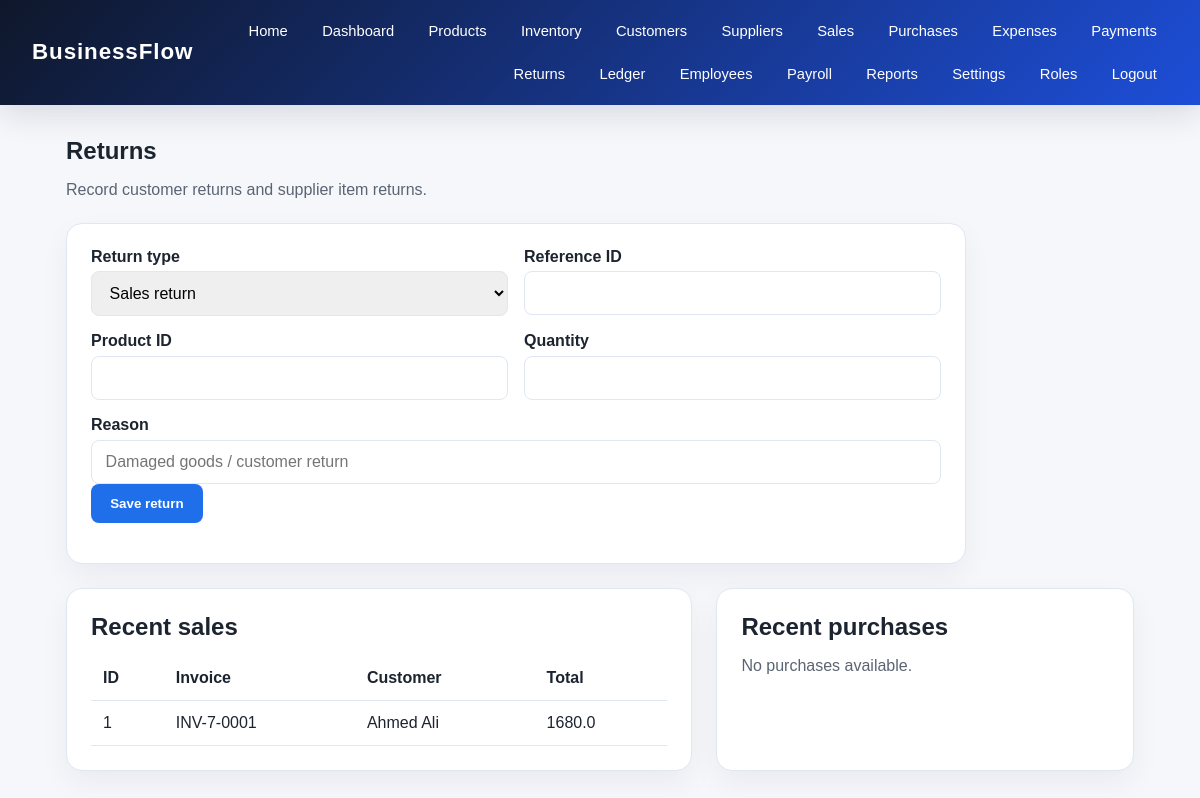
The page /returns (signed in) on the database its author committed.
### app/models/entities.py (models this page shows)
class Sale(db.Model):
    __tablename__ = "sales"
    id = db.Column(db.Integer, primary_key=True)
    business_id = db.Column(db.Integer, db.ForeignKey("businesses.id"), nullable=False)
    customer_id = db.Column(db.Integer, db.ForeignKey("customers.id"), nullable=False)
    invoice_no = db.Column(db.String(50), nullable=False)
    subtotal = db.Column(db.Float, default=0.0)
    discount = db.Column(db.Float, default=0.0)
    tax = db.Column(db.Float, default=0.0)
    total = db.Column(db.Float, default=0.0)
    paid = db.Column(db.Float, default=0.0)
    due = db.Column(db.Float, default=0.0)
    status = db.Column(db.String(30), default="draft")
    sold_at = db.Column(db.DateTime, default=datetime.utcnow)
    created_by = db.Column(db.Integer, db.ForeignKey("users.id"), nullable=True)
    business = db.relationship("Business", back_populates="sales")
    customer = db.relationship("Customer", back_populates="sales")
    items = db.relationship("SaleItem", back_populates="sale", cascade="all, delete-orphan")

class Customer(db.Model):
    __tablename__ = "customers"
    id = db.Column(db.Integer, primary_key=True)
    business_id = db.Column(db.Integer, db.ForeignKey("businesses.id"), nullable=False)
    name = db.Column(db.String(150), nullable=False)
    phone = db.Column(db.String(50))
    email = db.Column(db.String(120))
    address = db.Column(db.String(255))
    opening_balance = db.Column(db.Float, default=0.0)
    status = db.Column(db.String(20), default="active")
    business = db.relationship("Business", back_populates="customers")
    sales = db.relationship("Sale", back_populates="customer")

### app/routes/main.py (the view, shortened to what this page needs)
@main_bp.route("/returns", methods=["GET", "POST"])
@login_required
def returns():
    if not can_manage_finance():
        flash("You do not have access to returns.", "danger")
        return redirect(url_for("main.dashboard"))
    business = current_user.business
    sales = Sale.query.filter_by(business_id=business.id).all()
    purchases = Purchase.query.filter_by(business_id=business.id).all()
    return render_template("returns.html", sales=sales, purchases=purchases)

### app/__init__.py (called while the page is built)
@login_manager.user_loader
def load_user(user_id):
    from app.models import User
    return User.query.get(int(user_id))

### app/routes/main.py (called while the page is built)
def user_has_permission(permission_code):
    if not current_user.is_authenticated:
        return False
    if current_user.role is None:
        return False
    return any(
        role_permission.permission.code == permission_code
        for role_permission in current_user.role.role_permissions
    )

def can_manage_finance():
    return user_has_permission("manage_sales") or user_has_permission("manage_purchases")

### app/templates/returns.html (shortened to what this page needs)
{% extends 'base.html' %}
{% block content %}
<section class="page-shell">
  <div class="page-header">
    <h1>Returns</h1>
    <p>Record customer returns and supplier item returns.</p>
  </div>
  <div class="card wide-form">
    <form method="post">
      <div class="form-grid">
        <div>
          <label for="return_type">Return type</label>
          <select id="return_type" name="return_type" required>
            <option value="sale">Sales return</option>
          </select>
        </div>
        <div>
          <label for="reference_id">Reference ID</label>
          <input type="number" id="reference_id" name="reference_id" min="1" required>
        </div>
        <div>
          <label for="product_id">Product ID</label>
          <input type="number" id="product_id" name="product_id" min="1" required>
        </div>
        <div>
          <label for="quantity">Quantity</label>
          <input type="number" id="quantity" name="quantity" min="0.01" step="0.01" required>
        </div>
        <div class="full-width">
          <label for="reason">Reason</label>
          <input type="text" id="reason" name="reason" placeholder="Damaged goods / customer return">
        </div>
      </div>
      <div class="action-row">
        <button class="button primary" type="submit">Save return</button>
      </div>
    </form>
  </div>
  <div class="roles-layout" style="margin-top:1.5rem;">
    <div class="card">
      <h2>Recent sales</h2>
      {% if sales %}
        <table class="data-table">
          <thead><tr><th>ID</th><th>Invoice</th><th>Customer</th><th>Total</th></tr></thead>
          <tbody>
            {% for sale in sales %}
              <tr><td>{{ sale.id }}</td><td>{{ sale.invoice_no }}</td><td>{{ sale.customer.name }}</td><td>{{ sale.total }}</td></tr>
            {% endfor %}
          </tbody>
        </table>
      {% else %}
        <p class="muted">No sales available.</p>
      {% endif %}
    </div>
    <div class="card">
      <h2>Recent purchases</h2>
      {% if purchases %}
        <table class="data-table">
          <thead><tr><th>ID</th><th>PO</th><th>Supplier</th><th>Total</th></tr></thead>
          <tbody>
            {% for purchase in purchases %}
              <tr><td>{{ purchase.id }}</td><td>{{ purchase.purchase_no }}</td><td>{{ purchase.supplier.name }}</td><td>{{ purchase.total }}</td></tr>
            {% endfor %}
          </tbody>
        </table>
      {% else %}
        <p class="muted">No purchases available.</p>
      {% endif %}
    </div>
  </div>
</section>
{% endblock %}

### app/static/css/style.css (style rules this page uses)
:root { --primary: #1f6feb; --primary-dark: #164db4; --secondary: #f3f7ff; --text: #1c2430; --muted: #5b6473; --border: #dfe7f3; --success: #2a9d63; --warning: #d97706; --danger: #c5392e; }
* { box-sizing: border-box; }
body { margin: 0; font-family: Arial, sans-serif; background: #f5f7fb; color: var(--text); }
.button { display: inline-block; border: none; border-radius: 8px; padding: 0.75rem 1.2rem; text-decoration: none; font-weight: 700; cursor: pointer; }
.button.primary { background: var(--primary); color: white; }
.card { background: white; border: 1px solid var(--border); border-radius: 16px; box-shadow: 0 12px 30px rgba(15, 23, 42, 0.05); padding: 1.5rem; }
.card h2 { margin-top: 0; margin-bottom: 1rem; }
.page-shell { max-width: 1100px; margin: 2rem auto; padding: 0 1rem; }
.muted { color: var(--muted); }
.page-header { margin-bottom: 1.5rem; }
.page-header h1 { margin-bottom: 0.25rem; }
.page-header p { color: var(--muted); }
.wide-form { max-width: 900px; }
.form-grid { display: grid; grid-template-columns: repeat(2, minmax(220px, 1fr)); gap: 1rem; }
.form-grid label { display: block; margin-bottom: 0.35rem; font-weight: 600; }
.form-grid input, .form-grid textarea, .form-grid select { width: 100%; padding: 0.75rem 0.85rem; border: 1px solid var(--border); border-radius: 8px; font-size: 1rem; }
.full-width { grid-column: 1 / -1; }
.roles-layout, .inventory-layout { display: grid; grid-template-columns: 1.2fr 0.8fr; gap: 1.5rem; }
.data-table { width: 100%; border-collapse: collapse; margin-top: 1rem; }
.data-table th, .data-table td { padding: 0.8rem 0.75rem; border-bottom: 1px solid var(--border); text-align: left; }
.action-row { margin-bottom: 1rem; }

### rows shown on the page
Sale: id "1", invoice_no "INV-7-0001", customer.name "Ahmed Ali", total "1680.0"
